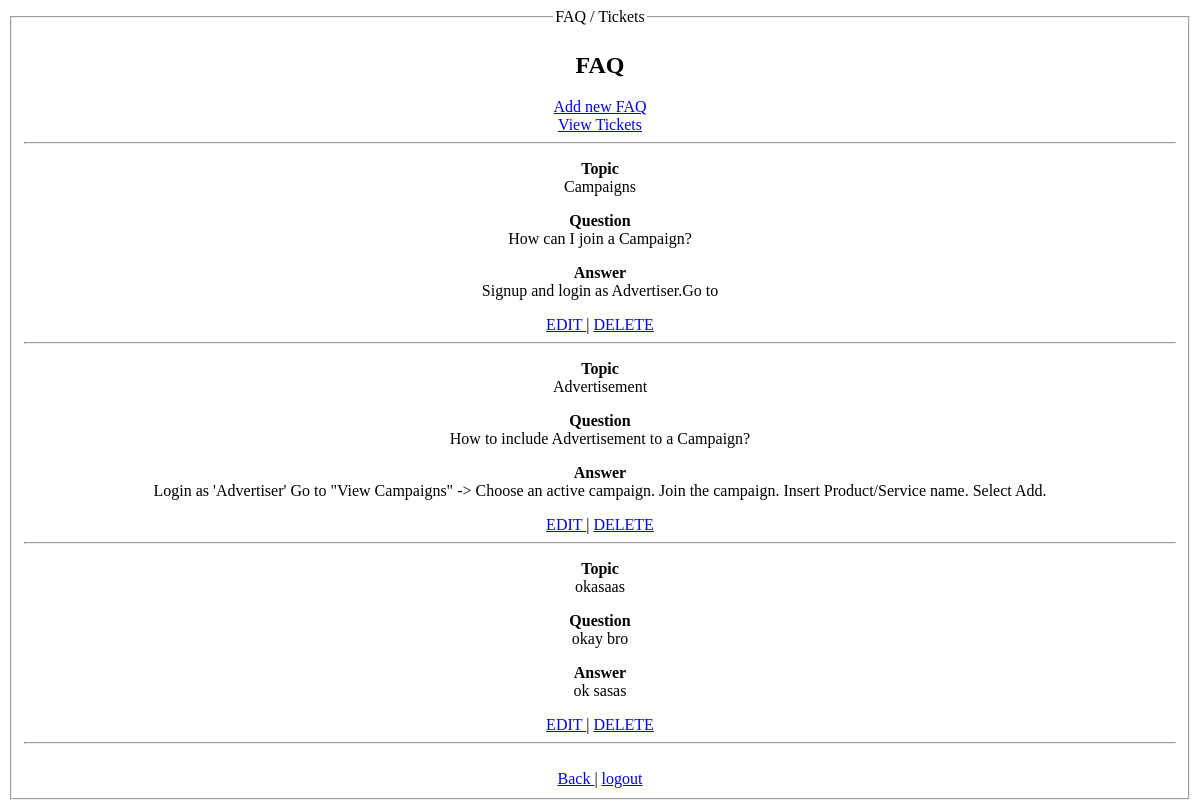
The app's page /view/viewFAQ.php (signed in), older data.
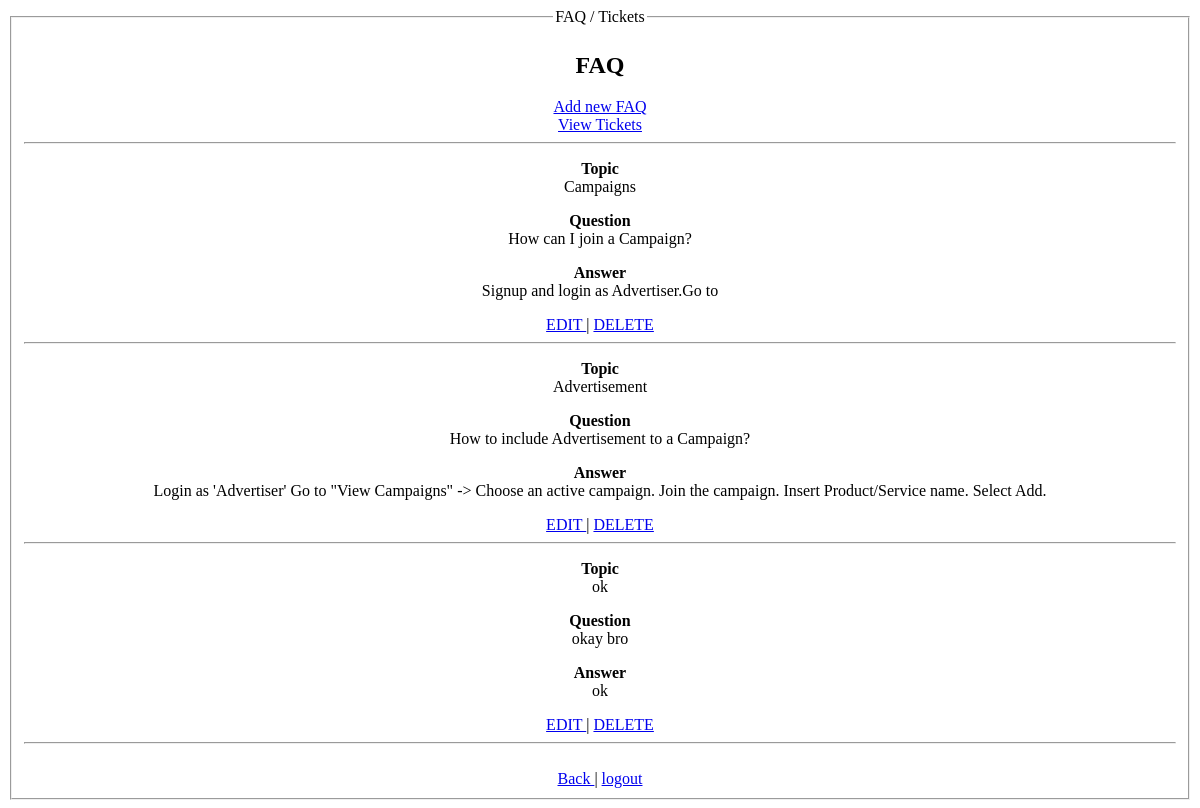
The same page, newer data.
### tables this page shows
CREATE TABLE `faqs` (
  `faq_id` int(100) NOT NULL,
  `faq_topic` varchar(50) NOT NULL,
  `faq_question` varchar(100) NOT NULL,
  `faq_answer` varchar(200) NOT NULL
);

### model/faqModel.php (called while the page is built, shortened)
<?php
    function getConnection(){
        $con = mysqli_connect('127.0.0.1', 'root', '', 'testing_project');
        return $con;
    }
    function getAllFAQ(){
        $con = getConnection();
        $sql = "select * from faqs";
        $result = mysqli_query($con, $sql);
        $users = [];
        while($row = mysqli_fetch_assoc($result)){
            array_push($users, $row);
        }
        return $users;
    }
?>

### view/viewFAQ.php (the view, shortened to what this page needs)
<?php
    require_once('../model/faqModel.php');
    $faqs = getAllFAQ();
?>
<html lang="en">
<head>
</head>
<body align="center">
    <fieldset>
        <legend>FAQ / Tickets</legend>
        <h2>FAQ</h2>
        <?php if($_SESSION['user']['account_type'] == 'admin') { ?>
            <a href="addFAQ.php"> Add new FAQ </a> <br>
            <a href="viewTickets.php"> View Tickets </a>
        <?php } else { ?>
            <a href="addTicket.php"> File Ticket </a> <br>
            <a href="myTickets.php"> My Tickets </a>
        <?php } ?>
        <hr>
        <?php for($i = 0; $i < count($faqs); $i++) { ?>
            <p align="center"> <b>Topic</b> <br> <?php echo $faqs[$i]['faq_topic']; ?></p>
            <p align="center"> <b>Question</b> <br> <?php echo $faqs[$i]['faq_question']; ?></p>
            <p align="center"> <b>Answer</b> <br> <?php echo $faqs[$i]['faq_answer']; ?></p>
            <?php if($_SESSION['user']['account_type'] == 'admin') { ?>
                <a href="editFAQ.php?id=<?=$faqs[$i]['faq_id']?>"> EDIT </a> |
                <a href="deleteFAQ.php?id=<?=$faqs[$i]['faq_id']?>"> DELETE </a>
            <?php } ?>
            <hr>
        <?php } ?>
        <br>
        <a href="home.php"> Back </a> |
        <a href="../controller/logout.php"> logout </a>
    </fieldset>
</body>
</html>

Row changes from the older to the newer data that the page shows:
changed faqs "okay bro": faq_topic "okasaas" → "ok"; faq_answer "ok sasas" → "ok"
